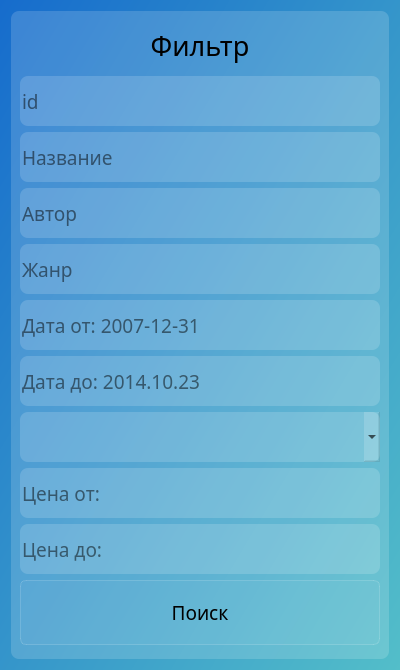
<?xml version="1.0" encoding="UTF-8"?>
<ui version="4.0">
 <class>Dialog</class>
 <widget class="QDialog" name="Dialog">
  <property name="geometry">
   <rect>
    <x>0</x>
    <y>0</y>
    <width>400</width>
    <height>670</height>
   </rect>
  </property>
  <property name="minimumSize">
   <size>
    <width>400</width>
    <height>670</height>
   </size>
  </property>
  <property name="maximumSize">
   <size>
    <width>400</width>
    <height>672</height>
   </size>
  </property>
  <property name="font">
   <font>
    <family>Microsoft YaHei UI Light</family>
   </font>
  </property>
  <property name="windowTitle">
   <string>filter</string>
  </property>
  <property name="styleSheet">
   <string notr="true">background-color: qlineargradient(spread:pad, x1:0, y1:0, x2:1, y2:1, stop:0 rgba(22, 108, 204, 255), stop:1 rgba(83, 190, 201, 255));
</string>
  </property>
  <layout class="QVBoxLayout" name="verticalLayout_2">
   <item>
    <widget class="QFrame" name="frame">
     <property name="styleSheet">
      <string notr="true">border: none;
border-radius: 8px;
background-color: rgba(255, 255, 255, 40);
</string>
     </property>
     <layout class="QVBoxLayout" name="verticalLayout">
      <item>
       <widget class="QLabel" name="new_data_label">
        <property name="maximumSize">
         <size>
          <width>10000</width>
          <height>50</height>
         </size>
        </property>
        <property name="sizeIncrement">
         <size>
          <width>0</width>
          <height>0</height>
         </size>
        </property>
        <property name="font">
         <font>
          <family>Microsoft YaHei UI Light</family>
          <pointsize>20</pointsize>
         </font>
        </property>
        <property name="autoFillBackground">
         <bool>false</bool>
        </property>
        <property name="styleSheet">
         <string notr="true">border: none;
/*font-weight: bold;*/
font-size: 20pt;
background-color:none;

</string>
        </property>
        <property name="text">
         <string>Фильтр</string>
        </property>
        <property name="alignment">
         <set>Qt::AlignCenter</set>
        </property>
        <property name="margin">
         <number>0</number>
        </property>
       </widget>
      </item>
      <item>
       <widget class="QLineEdit" name="le_id_description">
        <property name="minimumSize">
         <size>
          <width>0</width>
          <height>50</height>
         </size>
        </property>
        <property name="font">
         <font>
          <family>Microsoft YaHei UI Light</family>
          <pointsize>14</pointsize>
         </font>
        </property>
        <property name="autoFillBackground">
         <bool>false</bool>
        </property>
        <property name="styleSheet">
         <string notr="true">font-size: 14pt;
height: 40px;</string>
        </property>
        <property name="placeholderText">
         <string>id</string>
        </property>
       </widget>
      </item>
      <item>
       <widget class="QLineEdit" name="le_title_description">
        <property name="minimumSize">
         <size>
          <width>0</width>
          <height>50</height>
         </size>
        </property>
        <property name="font">
         <font>
          <family>Microsoft YaHei UI Light</family>
          <pointsize>14</pointsize>
         </font>
        </property>
        <property name="autoFillBackground">
         <bool>false</bool>
        </property>
        <property name="styleSheet">
         <string notr="true">font-size: 14pt;
height: 40px;</string>
        </property>
        <property name="placeholderText">
         <string>Название</string>
        </property>
       </widget>
      </item>
      <item>
       <widget class="QLineEdit" name="le_author_description">
        <property name="minimumSize">
         <size>
          <width>0</width>
          <height>50</height>
         </size>
        </property>
        <property name="font">
         <font>
          <family>Microsoft YaHei UI Light</family>
          <pointsize>14</pointsize>
         </font>
        </property>
        <property name="autoFillBackground">
         <bool>false</bool>
        </property>
        <property name="styleSheet">
         <string notr="true">font-size: 14pt;
height: 40px;</string>
        </property>
        <property name="placeholderText">
         <string>Автор</string>
        </property>
       </widget>
      </item>
      <item>
       <widget class="QLineEdit" name="le_genre_description">
        <property name="minimumSize">
         <size>
          <width>0</width>
          <height>50</height>
         </size>
        </property>
        <property name="font">
         <font>
          <family>Microsoft YaHei UI Light</family>
          <pointsize>14</pointsize>
         </font>
        </property>
        <property name="styleSheet">
         <string notr="true">font-size: 14pt;
height: 40px;</string>
        </property>
        <property name="placeholderText">
         <string>Жанр</string>
        </property>
       </widget>
      </item>
      <item>
       <widget class="QLineEdit" name="le_date_from">
        <property name="minimumSize">
         <size>
          <width>0</width>
          <height>50</height>
         </size>
        </property>
        <property name="font">
         <font>
          <family>Microsoft YaHei UI Light</family>
          <pointsize>14</pointsize>
         </font>
        </property>
        <property name="styleSheet">
         <string notr="true">font-size: 14pt;
height: 40px;</string>
        </property>
        <property name="placeholderText">
         <string>Дата от: 2007-12-31</string>
        </property>
       </widget>
      </item>
      <item>
       <widget class="QLineEdit" name="le_date_last">
        <property name="minimumSize">
         <size>
          <width>0</width>
          <height>50</height>
         </size>
        </property>
        <property name="font">
         <font>
          <family>Microsoft YaHei UI Light</family>
          <pointsize>14</pointsize>
         </font>
        </property>
        <property name="styleSheet">
         <string notr="true">font-size: 14pt;
height: 40px;</string>
        </property>
        <property name="placeholderText">
         <string>Дата до: 2014.10.23</string>
        </property>
       </widget>
      </item>
      <item>
       <widget class="QComboBox" name="cb_status_description">
        <property name="minimumSize">
         <size>
          <width>0</width>
          <height>50</height>
         </size>
        </property>
        <property name="maximumSize">
         <size>
          <width>16777215</width>
          <height>16777215</height>
         </size>
        </property>
        <property name="font">
         <font>
          <family>Microsoft YaHei UI Light</family>
          <pointsize>14</pointsize>
          <weight>3</weight>
          <italic>false</italic>
          <bold>false</bold>
         </font>
        </property>
        <property name="styleSheet">
         <string notr="true">QComboBox{
font-size: 16pt;
height: 40px;
font: 25 14pt &quot;Microsoft YaHei UI Light&quot;;
}

QComboBox:editable {
background-color: qlineargradient(spread:pad, x1:0, y1:0, x2:1, y2:1, stop:0 rgba(22, 108, 204, 255), stop:1 rgba(83, 190, 201, 255));
}
</string>
        </property>
        <property name="editable">
         <bool>false</bool>
        </property>
        <property name="currentIndex">
         <number>0</number>
        </property>
        <item>
         <property name="text">
          <string/>
         </property>
        </item>
        <item>
         <property name="text">
          <string>В планах</string>
         </property>
        </item>
        <item>
         <property name="text">
          <string>Брошено</string>
         </property>
        </item>
        <item>
         <property name="text">
          <string>В процессе</string>
         </property>
        </item>
        <item>
         <property name="text">
          <string>Прочитано</string>
         </property>
        </item>
       </widget>
      </item>
      <item>
       <widget class="QLineEdit" name="le_from_price_description">
        <property name="minimumSize">
         <size>
          <width>0</width>
          <height>50</height>
         </size>
        </property>
        <property name="font">
         <font>
          <family>Microsoft YaHei UI Light</family>
          <pointsize>14</pointsize>
         </font>
        </property>
        <property name="styleSheet">
         <string notr="true">font-size: 14pt;
height: 40px;</string>
        </property>
        <property name="text">
         <string/>
        </property>
        <property name="placeholderText">
         <string>Цена от:</string>
        </property>
       </widget>
      </item>
      <item>
       <widget class="QLineEdit" name="le_top_price_description">
        <property name="minimumSize">
         <size>
          <width>0</width>
          <height>50</height>
         </size>
        </property>
        <property name="font">
         <font>
          <family>Microsoft YaHei UI Light</family>
          <pointsize>14</pointsize>
         </font>
        </property>
        <property name="styleSheet">
         <string notr="true">font-size: 14pt;
height: 40px;</string>
        </property>
        <property name="text">
         <string/>
        </property>
        <property name="placeholderText">
         <string>Цена до:</string>
        </property>
       </widget>
      </item>
      <item>
       <widget class="QPushButton" name="find_pushButton">
        <property name="minimumSize">
         <size>
          <width>0</width>
          <height>65</height>
         </size>
        </property>
        <property name="font">
         <font>
          <family>Microsoft YaHei UI Light</family>
          <pointsize>14</pointsize>
         </font>
        </property>
        <property name="styleSheet">
         <string notr="true">QPushButton{
font-size: 14pt;
background-color: rgba(255, 255, 255, 10);
border: 1px solid rgba(255, 255, 255, 40);
border-radius: 6px;
height: 60px;
}

QPushButton:hover{
background-color: rgba(255, 255, 255, 40);
}

QPushButton:pressed{
background-color: rgba(255, 255, 255, 80);
}</string>
        </property>
        <property name="text">
         <string>Поиск</string>
        </property>
        <property name="icon">
         <iconset resource="res-ad-ed.qrc">
          <normaloff>:/newPrefix/icons_black/search_FILL0_wght400_GRAD0_opsz48.svg</normaloff>:/newPrefix/icons_black/search_FILL0_wght400_GRAD0_opsz48.svg</iconset>
        </property>
        <property name="iconSize">
         <size>
          <width>30</width>
          <height>30</height>
         </size>
        </property>
       </widget>
      </item>
     </layout>
    </widget>
   </item>
  </layout>
 </widget>
 <resources>
  <include location="res-ad-ed.qrc"/>
 </resources>
 <connections/>
</ui>
